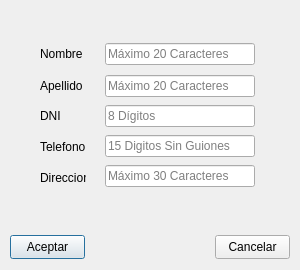
<?xml version="1.0" encoding="UTF-8"?>
<ui version="4.0">
 <class>Form_Alta_Cliente</class>
 <widget class="QDialog" name="Form_Alta_Cliente">
  <property name="windowModality">
   <enum>Qt::WindowModal</enum>
  </property>
  <property name="geometry">
   <rect>
    <x>0</x>
    <y>0</y>
    <width>300</width>
    <height>270</height>
   </rect>
  </property>
  <property name="minimumSize">
   <size>
    <width>300</width>
    <height>270</height>
   </size>
  </property>
  <property name="maximumSize">
   <size>
    <width>300</width>
    <height>270</height>
   </size>
  </property>
  <property name="windowTitle">
   <string>Clientes - Alta</string>
  </property>
  <property name="modal">
   <bool>true</bool>
  </property>
  <widget class="QLineEdit" name="lineEdit_Apellido">
   <property name="geometry">
    <rect>
     <x>105</x>
     <y>75</y>
     <width>150</width>
     <height>22</height>
    </rect>
   </property>
   <property name="maxLength">
    <number>20</number>
   </property>
   <property name="placeholderText">
    <string>Máximo 20 Caracteres</string>
   </property>
  </widget>
  <widget class="QLineEdit" name="lineEdit_DNI">
   <property name="geometry">
    <rect>
     <x>105</x>
     <y>105</y>
     <width>150</width>
     <height>22</height>
    </rect>
   </property>
   <property name="placeholderText">
    <string>8 Dígitos</string>
   </property>
  </widget>
  <widget class="QPushButton" name="pb_Aceptar">
   <property name="geometry">
    <rect>
     <x>10</x>
     <y>235</y>
     <width>75</width>
     <height>24</height>
    </rect>
   </property>
   <property name="text">
    <string>Aceptar</string>
   </property>
  </widget>
  <widget class="QLabel" name="label_Apellido">
   <property name="geometry">
    <rect>
     <x>40</x>
     <y>78</y>
     <width>46</width>
     <height>15</height>
    </rect>
   </property>
   <property name="text">
    <string>Apellido</string>
   </property>
  </widget>
  <widget class="QPushButton" name="pb_Cancelar">
   <property name="geometry">
    <rect>
     <x>215</x>
     <y>235</y>
     <width>75</width>
     <height>24</height>
    </rect>
   </property>
   <property name="text">
    <string>Cancelar</string>
   </property>
  </widget>
  <widget class="QLabel" name="label_Telefono">
   <property name="geometry">
    <rect>
     <x>40</x>
     <y>139</y>
     <width>46</width>
     <height>15</height>
    </rect>
   </property>
   <property name="text">
    <string>Telefono</string>
   </property>
  </widget>
  <widget class="QLineEdit" name="lineEdit_Direccion">
   <property name="geometry">
    <rect>
     <x>105</x>
     <y>165</y>
     <width>150</width>
     <height>22</height>
    </rect>
   </property>
   <property name="placeholderText">
    <string>Máximo 30 Caracteres</string>
   </property>
  </widget>
  <widget class="QLineEdit" name="lineEdit_Telefono">
   <property name="geometry">
    <rect>
     <x>105</x>
     <y>135</y>
     <width>150</width>
     <height>22</height>
    </rect>
   </property>
   <property name="placeholderText">
    <string>15 Digitos Sin Guiones</string>
   </property>
  </widget>
  <widget class="QLabel" name="label_Nombre">
   <property name="geometry">
    <rect>
     <x>40</x>
     <y>46</y>
     <width>46</width>
     <height>15</height>
    </rect>
   </property>
   <property name="text">
    <string>Nombre</string>
   </property>
  </widget>
  <widget class="QLabel" name="label_DNI">
   <property name="geometry">
    <rect>
     <x>40</x>
     <y>108</y>
     <width>46</width>
     <height>15</height>
    </rect>
   </property>
   <property name="text">
    <string>DNI</string>
   </property>
  </widget>
  <widget class="QLineEdit" name="lineEdit_Nombre">
   <property name="geometry">
    <rect>
     <x>105</x>
     <y>43</y>
     <width>150</width>
     <height>22</height>
    </rect>
   </property>
   <property name="maxLength">
    <number>20</number>
   </property>
   <property name="placeholderText">
    <string>Máximo 20 Caracteres</string>
   </property>
  </widget>
  <widget class="QLabel" name="label_Direccion">
   <property name="geometry">
    <rect>
     <x>40</x>
     <y>170</y>
     <width>46</width>
     <height>15</height>
    </rect>
   </property>
   <property name="text">
    <string>Direccion</string>
   </property>
  </widget>
 </widget>
 <tabstops>
  <tabstop>lineEdit_Nombre</tabstop>
  <tabstop>lineEdit_Apellido</tabstop>
  <tabstop>lineEdit_DNI</tabstop>
  <tabstop>lineEdit_Telefono</tabstop>
  <tabstop>lineEdit_Direccion</tabstop>
  <tabstop>pb_Aceptar</tabstop>
  <tabstop>pb_Cancelar</tabstop>
 </tabstops>
 <resources/>
 <connections>
  <connection>
   <sender>pb_Cancelar</sender>
   <signal>clicked()</signal>
   <receiver>Form_Alta_Cliente</receiver>
   <slot>close()</slot>
   <hints>
    <hint type="sourcelabel">
     <x>307</x>
     <y>271</y>
    </hint>
    <hint type="destinationlabel">
     <x>174</x>
     <y>144</y>
    </hint>
   </hints>
  </connection>
 </connections>
</ui>
